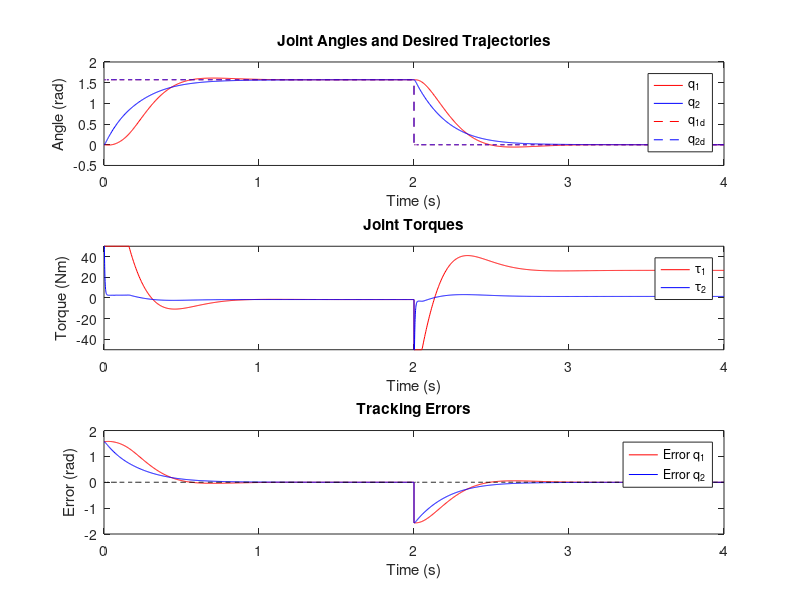

MATLAB code for this plot:
%P3

% Define the time span and initial conditions
tspan = [0 4]; % from 0 to 4 seconds
x0 = [0; 0; 0; 0]; % initial conditions for [q1, q1dot, q2, q2dot]

% Define the desired trajectory as a function of time
function qd = desired_trajectory(t)
    if t < 2
        qd = [pi/2; pi/2]; % step to π/2 radians
    else
        qd = [0; 0]; % step back to 0 radians
    end
end

% Define the system of differential equations
function xdot = robot_dynamics(t, x, para)
    % Extract joint positions and velocities
    q1 = x(1); q1dot = x(2); q2 = x(3); q2dot = x(4);
    
    % Desired trajectory at time t
    qd = desired_trajectory(t);
    q1d = qd(1);
    q2d = qd(2);

    % Mass/inertia matrix D(q)
    D = zeros(2, 2);
    D(1,1) = para.m1*para.lc1^2 + para.m2*(para.l1^2 + para.lc2^2 + 2*para.l1*para.lc2*cos(q2)) + para.I1 + para.I2;
    D(1,2) = para.m2*(para.lc2^2 + para.l1*para.lc2*cos(q2)) + para.I2;
    D(2,1) = D(1,2);
    D(2,2) = para.m2*para.lc2^2 + para.I2;

    % Coriolis matrix C(q,qdot)
    C = zeros(2, 2);
    C(1, 1) = -para.m2*para.l1*para.lc2*sin(q2)*q2dot;
    C(1, 2) = -para.m2*para.l1*para.lc2*sin(q2)*(q1dot + q2dot);
    C(2, 1) = para.m2*para.l1*para.lc2*sin(q2)*q1dot;
    C(2, 2) = 0;

    % Gravity terms N(q)
    N = zeros(2, 1);
    N(1) = para.m1*para.g*para.lc1*cos(q1) + para.m2*para.g*(para.l1*cos(q1) + para.lc2*cos(q1 + q2));
    N(2) = para.m2*para.g*para.lc2*cos(q1 + q2);

    % PD control torques
    tau = zeros(2, 1);
    tau(1) = para.Kp1*(q1d - q1) - para.Kd1*q1dot + N(1);
    tau(2) = para.Kp2*(q2d - q2) - para.Kd2*q2dot + N(2);

    % Limit the torques to the range [-50, 50]
    tau(1) = max(min(tau(1), 50), -50);
    tau(2) = max(min(tau(2), 50), -50);

    % Calculate accelerations
    a = tau - C * [q1dot; q2dot] - N;
    
    % Solve for joint accelerations using inverse of D matrix
    qddot = D \ a;

    % Return derivative of state vector
    xdot = [q1dot; qddot(1); q2dot; qddot(2)];% x_dot returns the velocities which are required so that we can plug it to the ODE 45
end

% Define the parameters in the 'para' structure
para.m1 = 7.848;
para.m2 = 4.49;
para.l1 = 0.3;
para.lc1 = 0.1554;
para.lc2 = 0.0341;
para.I1 = 0.176;
para.I2 = 0.0411;
para.g = 9.81;
para.Kp1 = 50;
para.Kp2 = 50;
para.Kd1 = 10;
para.Kd2 = 10;

% Solve the differential equations using ODE45
[t, x] = ode45(@(t,x) robot_dynamics(t, x, para), tspan, x0); % we input x_dot which is calculated using the robot_dynamics function

% Preallocate arrays for torques and tracking errors
tau1 = zeros(length(t), 1);
tau2 = zeros(length(t), 1);
tracking_error_q1 = zeros(length(t), 1);
tracking_error_q2 = zeros(length(t), 1);

% Loop over time points to calculate torques and tracking errors
for i = 1:length(t)
    qd = desired_trajectory(t(i));
    q1d = qd(1);
    q2d = qd(2);
    
    % Extract current states
    q1 = x(i, 1);
    q1dot = x(i, 2);
    q2 = x(i, 3);
    q2dot = x(i, 4);
    
    % Recompute gravity terms N1 and N2 based on current q1 and q2
    N1 = para.m1*para.g*para.lc1*cos(q1) + para.m2*para.g*(para.l1*cos(q1) + para.lc2*cos(q1 + q2));
    N2 = para.m2*para.g*para.lc2*cos(q1 + q2);

    % Calculate PD control torques with gravity compensation
    tau1(i) = para.Kp1 * (q1d - q1) - para.Kd1 * q1dot + N1;
    tau2(i) = para.Kp2 * (q2d - q2) - para.Kd2 * q2dot + N2;

    % Limit the torques to the range [-50, 50]
    tau1(i) = max(min(tau1(i), 50), -50);
    tau2(i) = max(min(tau2(i), 50), -50);

    % Calculate tracking errors
    tracking_error_q1(i) = q1d - q1;
    tracking_error_q2(i) = q2d - q2;
end

% Plot joint responses with desired trajectory
figure;
subplot(3, 1, 1);
plot(t, x(:, 1), 'r', t, x(:, 3), 'b');
hold on;
qd_plot = arrayfun(@desired_trajectory, t, 'UniformOutput', false);
qd1 = cellfun(@(qd) qd(1), qd_plot); % Extract q1d for all time steps
qd2 = cellfun(@(qd) qd(2), qd_plot); % Extract q2d for all time steps
plot(t, qd1, '--r', t, qd2, '--b'); % Plot desired trajectories
hold off;
title('Joint Angles and Desired Trajectories');
xlabel('Time (s)');
ylabel('Angle (rad)');
legend('q_1', 'q_2', 'q_{1d}', 'q_{2d}');

% Plot joint torques
subplot(3, 1, 2);
plot(t, tau1, 'r', t, tau2, 'b');
title('Joint Torques');
xlabel('Time (s)');
ylabel('Torque (Nm)');
legend('\tau_1', '\tau_2');
ylim([-50 50]);  % Set y-axis limits from -100 to +100


% Plot tracking errors
subplot(3, 1, 3);
plot(t, tracking_error_q1, 'r', t, tracking_error_q2, 'b');
hold on;
plot(t, zeros(size(t)), '--k'); % Plot zero line for perfect tracking
hold off;
title('Tracking Errors');
xlabel('Time (s)');
ylabel('Error (rad)');
legend('Error q_1', 'Error q_2');

disp('1. Joint Angles and Desired Trajectories:');
disp('   - The second controller (with gravity compensation) shows closer alignment');
disp('     between q1, q2 and the desired trajectories q1d, q2d.');
disp('   - The first controller exhibits larger deviations from the desired trajectories,');
disp('     particularly in the presence of significant gravitational forces.');
disp(' ');
disp('2. Joint Torques:');
disp('   - The second controller produces lower and smoother torques (tau1, tau2)');
disp('     due to gravity compensation.');
disp('   - The first controller requires higher and more variable torques to overcome');
disp('     unmodeled gravitational forces.');
disp(' ');
disp('3. Tracking Errors:');
disp('   - The second controller results in smaller tracking errors and faster convergence');
disp('     to zero, compensating for gravitational forces.');
disp('   - The first controller shows larger tracking errors and slower convergence,');
disp('     particularly when gravitational forces are significant.');
